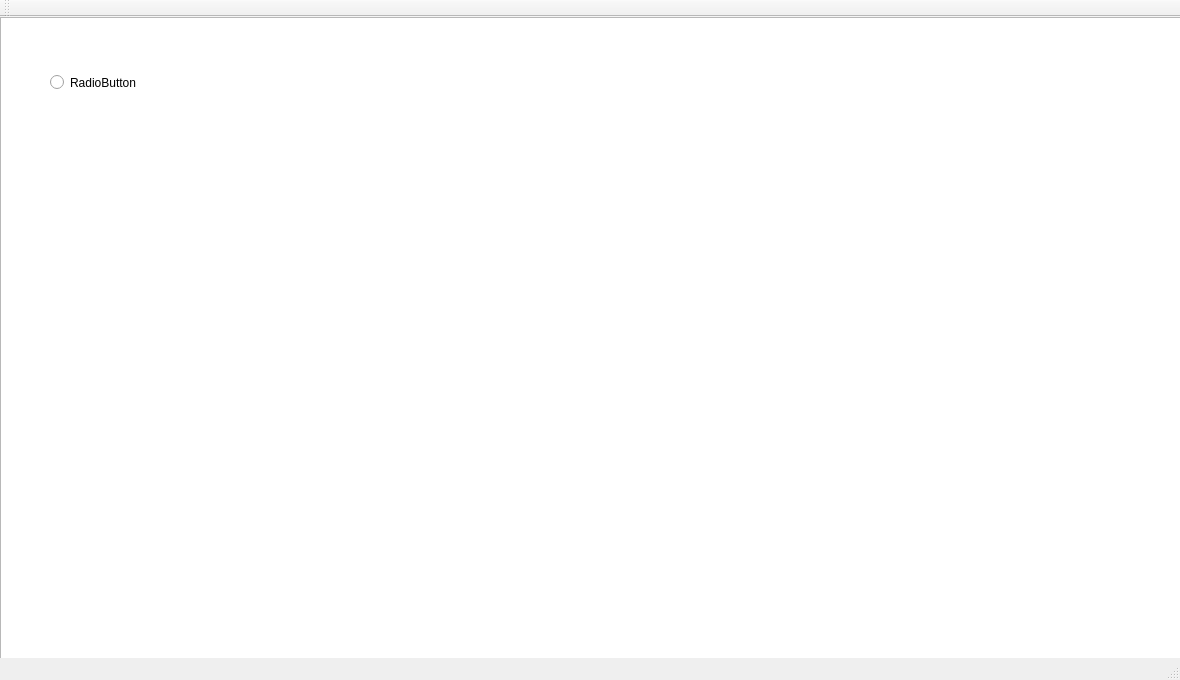
<?xml version="1.0" encoding="UTF-8"?>
<ui version="4.0">
 <class>MainWindow</class>
 <widget class="QMainWindow" name="MainWindow">
  <property name="geometry">
   <rect>
    <x>0</x>
    <y>0</y>
    <width>1180</width>
    <height>680</height>
   </rect>
  </property>
  <property name="windowTitle">
   <string>MainWindow</string>
  </property>
  <widget class="QWidget" name="centralWidget">
   <widget class="QGraphicsView" name="graphicsView">
    <property name="geometry">
     <rect>
      <x>0</x>
      <y>0</y>
      <width>1200</width>
      <height>700</height>
     </rect>
    </property>
   </widget>
   <widget class="QRadioButton" name="radioButton">
    <property name="geometry">
     <rect>
      <x>50</x>
      <y>50</y>
      <width>101</width>
      <height>31</height>
     </rect>
    </property>
    <property name="text">
     <string>RadioButton</string>
    </property>
   </widget>
  </widget>
  <widget class="QMenuBar" name="menuBar">
   <property name="geometry">
    <rect>
     <x>0</x>
     <y>0</y>
     <width>1180</width>
     <height>20</height>
    </rect>
   </property>
  </widget>
  <widget class="QToolBar" name="mainToolBar">
   <attribute name="toolBarArea">
    <enum>TopToolBarArea</enum>
   </attribute>
   <attribute name="toolBarBreak">
    <bool>false</bool>
   </attribute>
  </widget>
  <widget class="QStatusBar" name="statusBar"/>
 </widget>
 <layoutdefault spacing="6" margin="11"/>
 <resources/>
 <connections/>
</ui>
